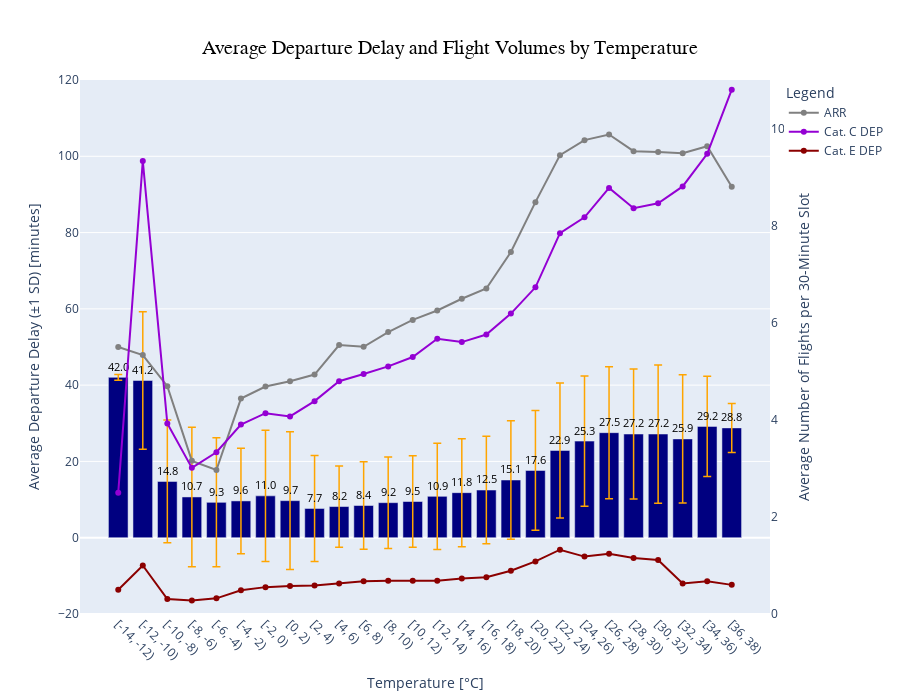

Here is the notebook cell this chart was saved with:
### Markdown cell above
Erstellung der Histogramme für die Temperatur und den Spread (Temperatur - Taupunkt).

### Code cell
df = helper_df.copy()

# Create temperature bins (every 2 °C)
bin_width = 2
df["temp_bin"] = (df["temperature_c"] // bin_width * bin_width).astype(int)
df["temp_label"] = "[" + df["temp_bin"].astype(str) + ", " + (df["temp_bin"] + bin_width).astype(str) + ")"

# --- Mean and standard deviation of delay per temperature bin ---
stats = (
    df.groupby(["temp_bin", "temp_label"])["avg_dep_delay_slot_minutes"]
      .agg(["mean", "std"])
      .reset_index()
      .sort_values("temp_bin")
)

sd_err = stats["std"].fillna(0)

# Define the x-axis order based on sorted temperature bins
temp_order = stats["temp_label"].tolist()

# --- Average number of flights per temperature bin (for right axis) ---
temp_agg = (
    df.groupby(["temp_bin", "temp_label"], as_index=False)
      .agg(
          avg_C=("scheduled_C", "mean"),
          avg_E=("scheduled_E", "mean"),
          avg_arr=("scheduled_arrivals", "mean")
      )
      .sort_values("temp_bin")
)

# --- Base bar chart (left axis) ---
fig = go.Figure()

fig.add_trace(
    go.Bar(
        x=stats["temp_label"],
        y=stats["mean"],
        marker_color="navy",
        showlegend=False,
        error_y=dict(
            type="data",
            symmetric=True, # ±1 SD up and down
            array=sd_err,
            visible=True,
            color="orange",
            thickness=1.5,
            width=4
        ),
        yaxis="y"
    )
)

# Text labels slightly above bars
text_y = stats["mean"] + 1 # Small vertical offset above the bars

fig.add_trace(
    go.Scatter(
        x=stats["temp_label"],
        y=text_y,
        mode="text",
        text=[f"{v:.1f}" if pd.notna(v) else "" for v in stats["mean"]],
        textposition="top center",
        textfont=dict(size=11, color="black"),
        showlegend=False,
        hoverinfo="skip",
        yaxis="y"
    )
)

# --- Grey line: average scheduled arrivals (right axis) ---
fig.add_trace(
    go.Scatter(
        x=temp_agg["temp_label"],
        y=temp_agg["avg_arr"],
        name="ARR",
        mode="lines+markers",
        line=dict(color="grey", width=2),
        marker=dict(size=6),
        yaxis="y2"
    )
)

# --- Dark violet line: average scheduled cat. C DEP (right axis) ---
fig.add_trace(
    go.Scatter(
        x=temp_agg["temp_label"],
        y=temp_agg["avg_C"],
        name="Cat. C DEP",
        mode="lines+markers",
        line=dict(color="darkviolet", width=2),
        marker=dict(size=6),
        yaxis="y2"
    )
)

# --- Dark red line: average scheduled cat. E DEP (right axis) ---
fig.add_trace(
    go.Scatter(
        x=temp_agg["temp_label"],
        y=temp_agg["avg_E"],
        name="Cat. E DEP",
        mode="lines+markers",
        line=dict(color="darkred", width=2),
        marker=dict(size=6),
        yaxis="y2"
    )
)

# --- Layout ---
fig.update_layout(
    uniformtext_minsize=10,
    uniformtext_mode='show',
    height=700,
    margin=dict(t=80, b=70),
    title=dict(
        text="Average Departure Delay and Flight Volumes by Temperature",
        x=0.5,
        xanchor="center",
        yanchor="top"
    ),
    title_font=dict(size=20, family='Arial', color='black'),
    yaxis=dict(
        title="Average Departure Delay (±1 SD) [minutes]",
        range=[-20, 120]
    ),
    yaxis2=dict(
        title="Average Number of Flights per 30-Minute Slot",
        overlaying="y",
        side="right",
        showgrid=False,
        range=[0, 11]
    ),
    legend=dict(
        title="Legend"
    )
)

# X-axis formatting
fig.update_xaxes(
    title_text="Temperature [°C]",
    tickangle=45,
    categoryorder="array",
    categoryarray=temp_order
)

fig.show()

### Figure 1 — Plotly figure (JSON) as saved in the notebook; plotly's stock layout.template omitted (floating-point values rounded to 4 significant figures)
{"data": [{"error_y": {"array": [0.7464, 18.0, 16.09, 18.31, 16.9, 13.83, 17.21, 18.08, 13.89, 10.66, 11.44, 11.99, 12.0, 13.93, 14.17, 14.1, 15.55, 15.7, 17.69, 17.06, 17.3, 17.03, 18.13, 16.81, 13.12, 6.425], "color": "orange", "symmetric": true, "thickness": 1.5, "type": "data", "visible": true, "width": 4}, "marker": {"color": "navy"}, "showlegend": false, "type": "bar", "x": ["[-14, -12)", "[-12, -10)", "[-10, -8)", "[-8, -6)", "[-6, -4)", "[-4, -2)", "[-2, 0)", "[0, 2)", "[2, 4)", "[4, 6)", "[6, 8)", "[8, 10)", "[10, 12)", "[12, 14)", "[14, 16)", "[16, 18)", "[18, 20)", "[20, 22)", "[22, 24)", "[24, 26)", "[26, 28)", "[28, 30)", "[30, 32)", "[32, 34)", "[34, 36)", "[36, 38)"], "y": [42.04, 41.22, 14.76, 10.68, 9.28, 9.65, 10.97, 9.717, 7.664, 8.173, 8.444, 9.189, 9.492, 10.85, 11.81, 12.5, 15.13, 17.63, 22.87, 25.33, 27.54, 27.18, 27.19, 25.9, 29.19, 28.79], "yaxis": "y"}, {"hoverinfo": "skip", "mode": "text", "showlegend": false, "text": ["42.0", "41.2", "14.8", "10.7", "9.3", "9.6", "11.0", "9.7", "7.7", "8.2", "8.4", "9.2", "9.5", "10.9", "11.8", "12.5", "15.1", "17.6", "22.9", "25.3", "27.5", "27.2", "27.2", "25.9", "29.2", "28.8"], "textfont": {"color": "black", "size": 11}, "textposition": "top center", "type": "scatter", "x": ["[-14, -12)", "[-12, -10)", "[-10, -8)", "[-8, -6)", "[-6, -4)", "[-4, -2)", "[-2, 0)", "[0, 2)", "[2, 4)", "[4, 6)", "[6, 8)", "[8, 10)", "[10, 12)", "[12, 14)", "[14, 16)", "[16, 18)", "[18, 20)", "[20, 22)", "[22, 24)", "[24, 26)", "[26, 28)", "[28, 30)", "[30, 32)", "[32, 34)", "[34, 36)", "[36, 38)"], "y": [43.04, 42.22, 15.76, 11.68, 10.28, 10.65, 11.97, 10.72, 8.664, 9.173, 9.444, 10.19, 10.49, 11.85, 12.81, 13.5, 16.13, 18.63, 23.87, 26.33, 28.54, 28.18, 28.19, 26.9, 30.19, 29.79], "yaxis": "y"}, {"line": {"color": "grey", "width": 2}, "marker": {"size": 6}, "mode": "lines+markers", "name": "ARR", "type": "scatter", "x": ["[-14, -12)", "[-12, -10)", "[-10, -8)", "[-8, -6)", "[-6, -4)", "[-4, -2)", "[-2, 0)", "[0, 2)", "[2, 4)", "[4, 6)", "[6, 8)", "[8, 10)", "[10, 12)", "[12, 14)", "[14, 16)", "[16, 18)", "[18, 20)", "[20, 22)", "[22, 24)", "[24, 26)", "[26, 28)", "[28, 30)", "[30, 32)", "[32, 34)", "[34, 36)", "[36, 38)"], "y": [5.5, 5.333, 4.692, 3.155, 2.966, 4.438, 4.685, 4.794, 4.932, 5.541, 5.503, 5.808, 6.057, 6.252, 6.494, 6.706, 7.456, 8.484, 9.452, 9.761, 9.877, 9.534, 9.518, 9.492, 9.635, 8.8], "yaxis": "y2"}, {"line": {"color": "darkviolet", "width": 2}, "marker": {"size": 6}, "mode": "lines+markers", "name": "Cat. C DEP", "type": "scatter", "x": ["[-14, -12)", "[-12, -10)", "[-10, -8)", "[-8, -6)", "[-6, -4)", "[-4, -2)", "[-2, 0)", "[0, 2)", "[2, 4)", "[4, 6)", "[6, 8)", "[8, 10)", "[10, 12)", "[12, 14)", "[14, 16)", "[16, 18)", "[18, 20)", "[20, 22)", "[22, 24)", "[24, 26)", "[26, 28)", "[28, 30)", "[30, 32)", "[32, 34)", "[34, 36)", "[36, 38)"], "y": [2.5, 9.333, 3.923, 3.01, 3.332, 3.904, 4.137, 4.069, 4.385, 4.795, 4.943, 5.1, 5.294, 5.67, 5.601, 5.757, 6.189, 6.73, 7.845, 8.172, 8.776, 8.36, 8.46, 8.808, 9.481, 10.8], "yaxis": "y2"}, {"line": {"color": "darkred", "width": 2}, "marker": {"size": 6}, "mode": "lines+markers", "name": "Cat. E DEP", "type": "scatter", "x": ["[-14, -12)", "[-12, -10)", "[-10, -8)", "[-8, -6)", "[-6, -4)", "[-4, -2)", "[-2, 0)", "[0, 2)", "[2, 4)", "[4, 6)", "[6, 8)", "[8, 10)", "[10, 12)", "[12, 14)", "[14, 16)", "[16, 18)", "[18, 20)", "[20, 22)", "[22, 24)", "[24, 26)", "[26, 28)", "[28, 30)", "[30, 32)", "[32, 34)", "[34, 36)", "[36, 38)"], "y": [0.5, 1.0, 0.3077, 0.2784, 0.322, 0.49, 0.5536, 0.5788, 0.5878, 0.6299, 0.6755, 0.687, 0.687, 0.6862, 0.7292, 0.7583, 0.8921, 1.083, 1.325, 1.182, 1.242, 1.154, 1.112, 0.6269, 0.6731, 0.6], "yaxis": "y2"}], "layout": {"height": 700, "legend": {"title": {"text": "Legend"}}, "margin": {"b": 70, "t": 80}, "title": {"font": {"color": "black", "family": "Arial", "size": 20}, "text": "Average Departure Delay and Flight Volumes by Temperature", "x": 0.5, "xanchor": "center", "yanchor": "top"}, "uniformtext": {"minsize": 10, "mode": "show"}, "xaxis": {"categoryarray": ["[-14, -12)", "[-12, -10)", "[-10, -8)", "[-8, -6)", "[-6, -4)", "[-4, -2)", "[-2, 0)", "[0, 2)", "[2, 4)", "[4, 6)", "[6, 8)", "[8, 10)", "[10, 12)", "[12, 14)", "[14, 16)", "[16, 18)", "[18, 20)", "[20, 22)", "[22, 24)", "[24, 26)", "[26, 28)", "[28, 30)", "[30, 32)", "[32, 34)", "[34, 36)", "[36, 38)"], "categoryorder": "array", "tickangle": 45, "title": {"text": "Temperature [°C]"}}, "yaxis": {"range": [-20, 120], "title": {"text": "Average Departure Delay (±1 SD) [minutes]"}}, "yaxis2": {"overlaying": "y", "range": [0, 11], "showgrid": false, "side": "right", "title": {"text": "Average Number of Flights per 30-Minute Slot"}}}}
